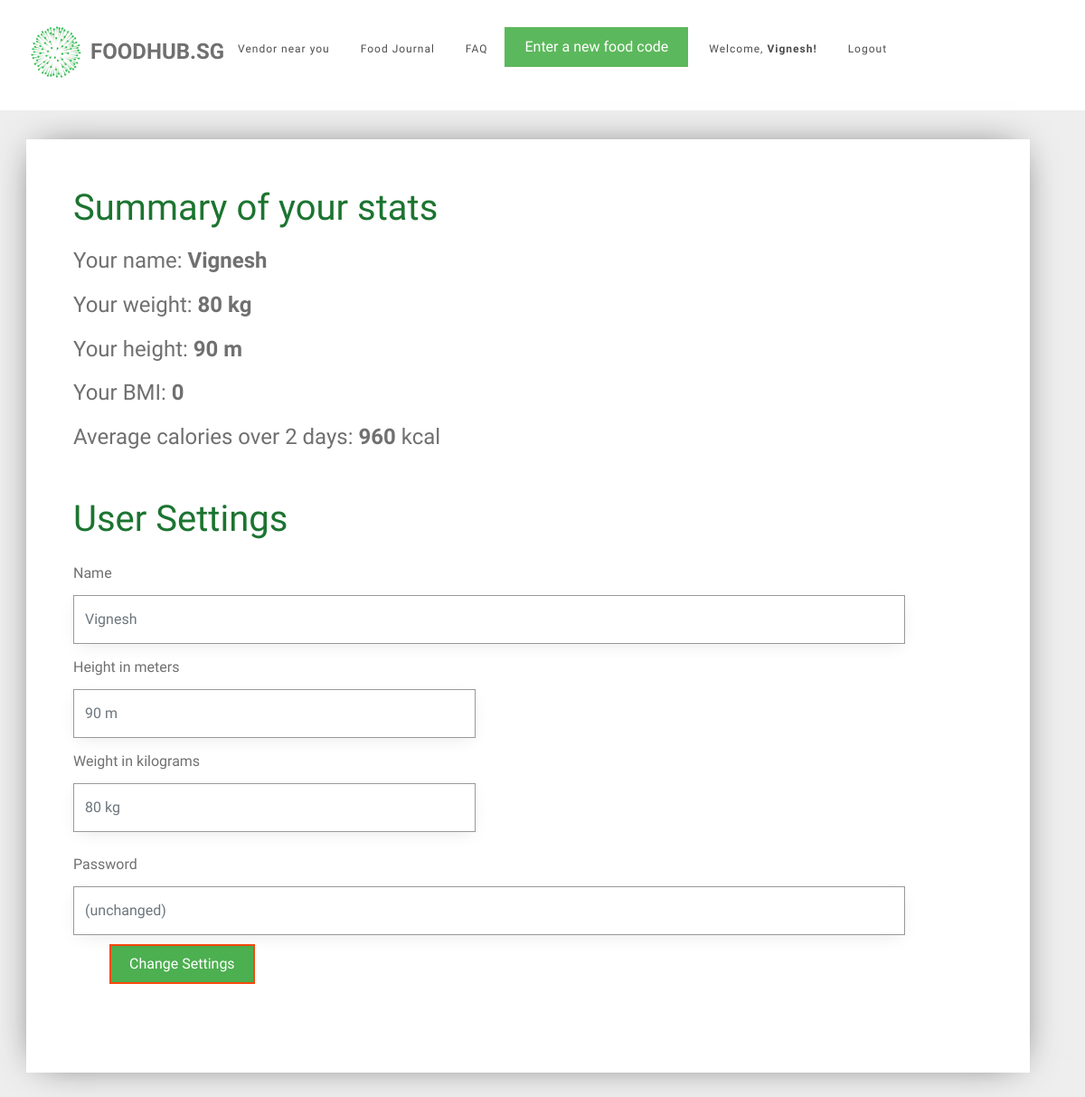
Page /user_settings (signed in) on the committed database.
### tables this page shows
CREATE TABLE user (
  id INTEGER PRIMARY KEY AUTOINCREMENT,
  name TEXT NOT NULL,
  email VARCHAR(512) UNIQUE NOT NULL,
  password TEXT NOT NULL,
  height INTEGER NOT NULL,
  weight INTEGER NOT NULL
);

### foodhubsg/user.py (the view, shortened to what this page needs)
@bp.route('/user_settings', methods=('GET', 'POST'))
@login_required
def user_settings():
    db = get_db()
    food_items = db.execute(
        'SELECT f.id, creator_id, food_name, created, calories, food_code, email'
        ' FROM food_entry f JOIN user u ON f.creator_id = u.id'
        ' WHERE f.creator_id = ?'
        ' ORDER BY datetime(created) DESC',
        (g.user['id'],),
    ).fetchall()
    users = db.execute(
        'SELECT id, name, email, password, height, weight'
        ' FROM user'
        ' WHERE id = ?',
        (g.user['id'],),
    ).fetchall()
    for user in users:
        id = user['id']
        name = user['name']
        weight = user['weight']
        height = user['height']
        email = user['email']
        password = user['password']
    bmi = weight / height ** height
    bmi = int(bmi)
    all_dates = []
    food_dates = []
    calories_list = []
    user_average_calories = 0
    number_of_days = 0
    if food_items is not []:
        food_exists = 1
    else:
        food_exists = 0
    for food in food_items:
        food_date = food['created'].strftime('%d-%m-%y')
        all_dates.append(food_date)
    all_dates = remove_duplicates(all_dates)
    for date in all_dates:
        current_date_food = []
        current_date_calories = []
        for food in food_items:
            if date == food['created'].strftime('%d-%m-%y'):
                current_date_food.append(food)
                current_date_calories.append(food['calories'])
            else:
                continue
        food_dates.append(current_date_food)
        current_date_calories = sum(current_date_calories)
        calories_list.append(current_date_calories)
        number_of_days = len(calories_list)
        user_average_calories = int(sum(calories_list) / number_of_days)
    return render_template('user/user_settings.html',
                           name=name, weight=weight, height=height, email=email, password=password, bmi=bmi,
                           user_average_calories=user_average_calories, number_of_days=number_of_days,
                           food_exists=food_exists)

### foodhubsg/auth.py (called while the page is built)
def login_required(view):
    @functools.wraps(view)
    def wrapped_view(**kwargs):
        if g.user is None:
            return redirect(url_for('auth.login'))
        return view(**kwargs)
    return wrapped_view

@bp.before_app_request
def load_logged_in_user():
    user_id = session.get('user_id')
    if user_id is None:
        g.user = None
    else:
        g.user = get_db().execute(
            'SELECT * FROM user WHERE id = ?', (user_id,)
        ).fetchone()

### foodhubsg/db.py (called while the page is built)
def get_db():
    if 'db' not in g:
        g.db = sqlite3.connect(
            current_app.config['DATABASE'],
            detect_types=sqlite3.PARSE_DECLTYPES
        )
        g.db.row_factory = sqlite3.Row
    return g.db

### foodhubsg/user.py (called while the page is built)
def remove_duplicates(values):
    output = []
    seen = set()
    for value in values:
        if value not in seen:
            output.append(value)
            seen.add(value)
    return output

### foodhubsg/templates/user/user_settings.html (shortened to what this page needs)
{% extends 'base.html' %}
{% block content %}
<div id="colorlib-container">
    <div class="container">
        <div class="box1">
        <div class="row row-pb-md">
            <div class="col-md-12">
                <header id="summary-header">
                    <h1 class="font_color">Summary of your stats</h1>
                </header>
                <h4>Your name: <b> {{ name }} </b> </h4>
                <h4>Your weight: <b> {{ weight }} kg </b> </h4>
                <h4>Your height: <b> {{ height }} m </b> </h4>
                <h4>Your BMI: <b> {{ bmi }} </b> </h4>
                <h4>Average calories over {{ number_of_days }} days: <b> {{ user_average_calories }} </b> kcal </h4>
                <br>
                <header>
                    <h1 class="font_color">User Settings</h1>
                </header>
                <form method="post">
                    <div class="row form-group">
                        <div class="col-md-11">
                            <label>Name</label>
                            <input name="name" id="name" class="form-control" placeholder="{{ g.user['name'] }}">
                        </div>
                    </div>
                    <div class="row form-group">
                        <div class="col-md-11">
                            <div class="row form-group">
                                <div class="col-md-6">
                                    <label>Height in meters</label>
                                    <input name="height" id="height" type="number" step="0.01" class="form-control" placeholder="{{ g.user['height'] }} m">
                                </div>
                            </div>
                            <div class="row form-group">
                                <div class="col-md-6">
                                    <label>Weight in kilograms</label>
                                    <input name="weight" id="weight" type="number" step="0.01" class="form-control" placeholder="{{ g.user['weight'] }} kg">
                                </div>
                            </div>
                        </div>
                    </div>
                    <div class="row form-group">
                        <div class="col-md-11">
                            <label>Password</label>
                            <input name="password" id="password" type="password" class="form-control" placeholder="(unchanged)">
                        </div>
                    </div>
                    <div class="row form-group" id="register-button">
                        <input type="submit" value="Change Settings" class="btn btn-primary" style="background-color: #4CAF50;">
                    </div>
                </form>
            </div>
        </div>
        </div>
    </div>
</div>
{% endblock %}

### foodhubsg/templates/base.html (shortened to what this page needs)
<!doctype html>
<link rel="stylesheet" href="https://cdnjs.cloudflare.com/ajax/libs/font-awesome/4.7.0/css/font-awesome.min.css">
<link rel="stylesheet" href="https://stackpath.bootstrapcdn.com/bootstrap/4.1.3/css/bootstrap.min.css">
<link rel="stylesheet" href="../static/css/animate.css">
<link rel="stylesheet" href="../static/css/icomoon.css">
<link rel="stylesheet" href="../static/css/magnific-popup.css">
<link rel="stylesheet" href="../static/css/flexslider.css">
<link rel="stylesheet" href="../static/css/owl.carousel.min.css">
<link rel="stylesheet" href="../static/css/owl.theme.default.min.css">
<link rel="stylesheet" href="../static/css/style.css">
    {% if g.user %}
        <div id="page">
            <nav class="colorlib-nav" role="navigation">
                <div class="top-menu">
                    <div class="container">
                        <div class="row">
                            <div class="col-xs-2">
                                <div id="colorlib-logo">
                                    <img src="../static/images/healthhub-logo.png" width="65px" height="65px"; align="left"><a href="{{ url_for('index') }}"><p id="webname">FoodHub.SG</p></a>
                                </div>
                            </div>
                            <div class="col-xs-10 text-right menu-1" id="navbar-stuff">
                                <ul>
                                    <li><a href="{{ url_for('vendors.vendors') }}">Vendor near you</a></li>
                                    <li><a href="{{ url_for('food.food_journal') }}">Food Journal</a></li>
                                    <li><a href="{{ url_for('food.faq') }}">FAQ</a></li>
                                    <a href="{{ url_for('food.add_food') }}"><button type="button" class="btn btn-success">Enter a new food code</button></a>
                                    <li id="user-profile"><a href="{{ url_for('user.user_settings')}}">Welcome, <b>{{ g.user['name'] }}! </b></a> <a href="{{ url_for('auth.logout') }}">Logout</a></li>
                                </ul>
                            </div>
                        </div>
                    </div>
                </div>
            </nav>
    {% endif %}
<section class="content">
    {% block content %}{% endblock %}
</section>
</div>

### foodhubsg/static/css/style.css (style rules this page uses)
#register-button { padding-left: 55px; }
.box1 { background: #ffffff; padding: 20px; box-shadow: 0 0 40px -15px rgba(0,0,0,0.75); }
#webname { margin-left: 70px; padding-top: 12px; }
.font_color { color: #1c7430; }
#page { position: relative; overflow-x: hidden; width: 100%; height: 100%; -webkit-transition: 0.5s; -o-transition: 0.5s; transition: 0.5s; }
a { color: #F6490D; -webkit-transition: 0.5s; -o-transition: 0.5s; transition: 0.5s; }
p { margin-bottom: 20px; }
h1, h2, h3, h4, h5, h6, figure { color: #707070; font-weight: 400; margin: 0 0 20px 0; }
.colorlib-nav .top-menu { padding: 25px 0; background: #ffffff; }
.colorlib-nav #colorlib-logo { font-size: 24px; margin: 0; padding: 0; line-height: 40px; font-weight: 700; text-transform: uppercase; }
.colorlib-nav #colorlib-logo a { position: relative; color: #707070; }
.colorlib-nav ul { padding: 0; margin: 5px 0 0 0; }
.colorlib-nav ul li { padding: 0; margin: 0; list-style: none; display: inline; font-weight: 400; letter-spacing: 1px; }
.colorlib-nav ul li a { position: relative; font-size: 12px; padding: 10px 15px; color: rgba(0, 0, 0, 0.7); -webkit-transition: 0.5s; -o-transition: 0.5s; transition: 0.5s; }
#colorlib-container, #colorlib-instagram, #colorlib-about, #colorlib-contact, #colorlib-footer { padding: 2em 0; clear: both; }
.content { padding-right: 2em; display: block; }
.form-control { -webkit-box-shadow: none; -moz-box-shadow: none; -ms-box-shadow: none; -o-box-shadow: none; box-shadow: none; border: none; font-size: 16px !important; font-weight: 300; -webkit-border-radius: 0px; -moz-border-radius: 0px; -ms-border-radius: 0px; border-radius: 0px; }
.form-group { margin-bottom: 10px; }
.btn { margin-right: 4px; margin-bottom: 4px; font-size: 16px; font-weight: 400; -webkit-border-radius: 30px; -moz-border-radius: 30px; -ms-border-radius: 30px; border-radius: 30px; -webkit-transition: 0.5s; -o-transition: 0.5s; transition: 0.5s; padding: 8px 20px; }
.btn-primary { background: #F6490D; color: #fff; border: 2px solid #F6490D; }
.btn-success { background: #5cb85c; color: #fff; border: 2px solid #5cb85c; }
.form-control { -webkit-box-shadow: none; box-shadow: none; background: transparent; border: 1px solid rgba(0, 0, 0, 0.1); height: 54px; font-size: 18px; font-weight: 300; }
.row-pb-md { padding-bottom: 4em !important; }
#navbar-stuff { float: right; }
.btn-primary { border-radius: 0; }
.btn { border-radius: 0; }
.row-pb-md { padding: 2em; }
.form-control { border-width: 0.2px; border-color: #999999; box-shadow: 0 5px 20px -5px rgba(0,0,0,0.1); }

### foodhubsg/templates/base.html (style rules this page uses)
#webname { margin-left: 70px; padding-top: 12px; }

### rows in the picture
user: user.name "Vignesh", name "Vignesh", height "90 m", weight "80 kg"

### other values in the picture
{{ weight }} "80"
{{ height }} "90"
{{ bmi }} "0"
{{ number_of_days }} "2"
{{ user_average_calories }} "960"
